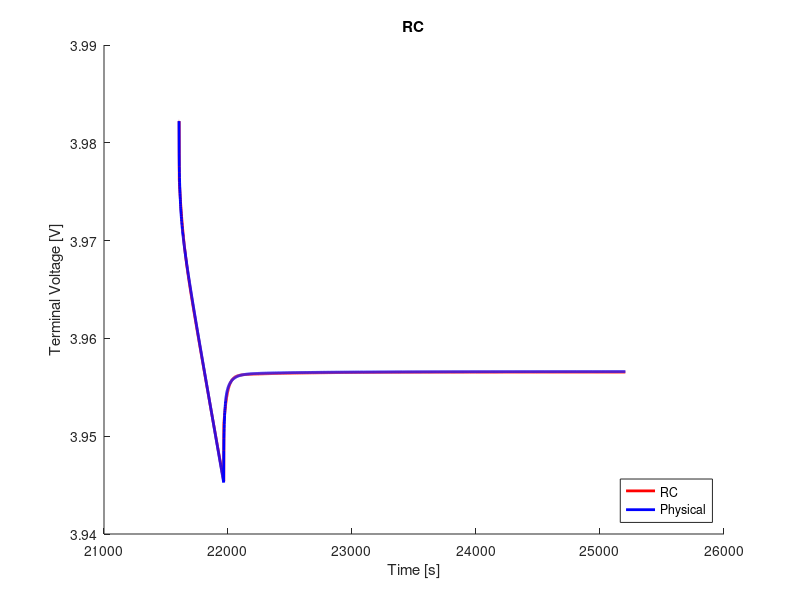

Source code (MATLAB):
clear;
clc;
close all;

%% load data
load('ocv_final.mat');
time_ocv = time;
load('pulse_0_5_c_6.mat');
load('rc2_cf_0_5_c.mat');

%% voltage limitations
v_max = 4.4;                                    % cut-over voltage
v_min = 3.0;                                    % cut-off voltage

%% resample ocv and soc
t1 = time_ocv(1);
t2 = time_ocv(end);
dt = 1;                                         % sample time
t = (t1:dt:t2) - t1;

ocv = interp1(time_ocv, ocv, t1:dt:t2);
soc = interp1(time_ocv, soc, t1:dt:t2);

s = length(time);

%% variables
Q = 16.8;
eta = 1.0;                                  % coulombic efficiency

n = 2;                                      % number of rc links
i_r = zeros(n, 1);
v_c = zeros(n, 1);
flag = 1;

%% compute soc
ind_init = soc(interp1(ocv, 1:length(ocv), V_batt_time(1), 'nearest'))
ind_init = interp1(soc, 1:length(soc), ind_init, 'nearest');
v_t(1) = ocv(ind_init);
z0 = soc(ind_init);
z = z0 - dt/(Q*3600)*eta*cumsum(I(1:end));

% manual fit
p = 7;
r0 = r0_cf(p);
r1 = r1_cf(p);
r2 = r2_cf(p);
% r3 = r3_cf(p);
c1 = c1_cf(p);
c2 = c2_cf(p);
% c3 = c3_cf(p);

r = [r1; r2];
c = [c1; c2];

%% compute terminal voltage
for j = 1:n
    f(j) = exp(-dt/(r(j)*c(j)));
end
for k = 1:s-1
    if flag == 1
        i_r(:, k+1) = diag(f)*i_r(:, k) + (1-f')*I(k);
        v_c(:, k) = i_r(:, k).*r;
        ind = interp1(soc, 1:length(soc), z(k), 'nearest');
        v_t(k+1) = ocv(ind) - sum(v_c(:, k)) - I(k).*r0;
        if v_t(k) < v_min
            fprintf('Reached lower voltage limit.');
            flag = 0;
        end
        if v_t(k) > v_max
            fprintf('Reached upper voltage limit.');
            flag = 0;
        end 
    end
end

%% compute rms error
v_t = reshape(v_t, size(V_batt_time));
rmse = 1000*sqrt(mean((V_batt_time - v_t).^2))     % [mV]

%% plot
figure(1);
hold on;
plot(time, v_t, 'r', 'LineWidth', 2)
hold on;
plot(time, V_batt_time, 'b', 'LineWidth', 2)
xlabel('Time [s]')
ylabel('Terminal Voltage [V]')
title('RC')
legend('RC', 'Physical', 'location', 'southeast')
